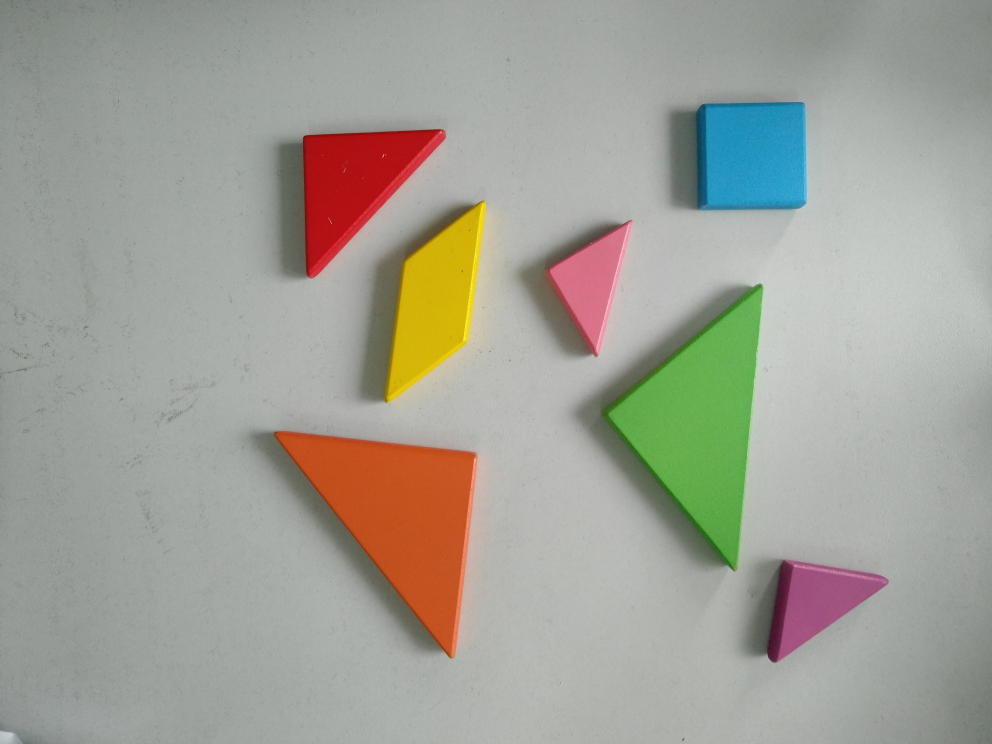
#> input picture image/shoot/no_highlight/(3).jpg, 3968 x 2976 px (shown at 1/4 size)
$ python test21.py   (older library calls are emulated)
#> lines starting #> are read from the running program, lines starting #| are printed output that depends on the picture; after the words box and inside, x2 and y2 are one past the last pixel; in counts of white or black regions, pixels touching at a corner belong together
import numpy as np
import imutils
import cv2
from PIL import Image
import collections
import colorsys
import glob
import os
import time
#rgb转hsv
def rgb_hsv(x,y,image):
    h,w=image.size
    color = image.getpixel((x, y))
    new_color = colorsys.rgb_to_hsv(color[0] / 255.0, color[1] / 255.0, color[2] / 255.0)
    #print(new_color)
    hsv = [int(new_color[0] * 360 / 2), int(new_color[1] * 255), int(new_color[2] * 255)]
    return  hsv
#处理高光
# [91 lines left out: functions Range, scanFill, not called in this run]
#筛查颜色
def Color(x,y,image):
    new_colors=rgb_hsv(x,y,image)
    print(new_colors)
    dict=getColorList()
    for i in dict:
        if dict[i][0][0] <= new_colors[0] <= dict[i][1][0] and dict[i][0][1] <= \
                new_colors[1] <= dict[i][1][1] and dict[i][0][2] <= new_colors[2] <= \
                dict[i][1][2]:
            #print("hkig"+str(i))
            return i
def SecondFill(x,y,image):
    if Color(x,y,image)=='white':
        print("white")
#hsv颜色字典
def getColorList():
    dict = collections.defaultdict(list)

    #黑色

    lower_black = np.array([0, 0, 0])
    upper_black = np.array([180, 255, 46])
    color_list = []
    color_list.append(lower_black)
    color_list.append(upper_black)
    dict['black'] = color_list

    # #灰色

    lower_gray = np.array([0, 0, 46])
    upper_gray = np.array([180, 43, 220])
    color_list = []
    color_list.append(lower_gray)
    color_list.append(upper_gray)
    dict['gray']=color_list

     #白色
    lower_white = np.array([0, 0, 221])
    upper_white = np.array([180, 30, 255])
    color_list = []
    color_list.append(lower_white)
    color_list.append(upper_white)
    dict['white'] = color_list

    #红色

    lower_red = np.array([166, 86, 80])
    upper_red = np.array([180, 255, 255])
    color_list = []
    color_list.append(lower_red)
    color_list.append(upper_red)
    dict['red']=color_list

    # 红色2
    lower_red = np.array([0, 140, 130])
    upper_red = np.array([5, 255, 255])
    color_list = []
    color_list.append(lower_red)
    color_list.append(upper_red)
    dict['red2'] = color_list

    #橙色
    lower_orange = np.array([6, 43, 46])
    upper_orange = np.array([24, 255, 255])
    color_list = []
    color_list.append(lower_orange)
    color_list.append(upper_orange)
    dict['orange'] = color_list

    #黄色
    lower_yellow = np.array([25, 43, 46])
    upper_yellow = np.array([34, 255, 255])
    color_list = []
    color_list.append(lower_yellow)
    color_list.append(upper_yellow)
    dict['yellow'] = color_list

    #绿色

    lower_green = np.array([35, 43, 46])
    upper_green = np.array([77, 255, 255])
    color_list = []
    color_list.append(lower_green)
    color_list.append(upper_green)
    dict['green'] = color_list

    #青色

    lower_cyan = np.array([78, 43, 46])
    upper_cyan = np.array([99, 255, 255])
    color_list = []
    color_list.append(lower_cyan)
    color_list.append(upper_cyan)
    dict['cyan'] = color_list

    #蓝色

    lower_blue = np.array([100, 43, 46])
    upper_blue = np.array([124, 255, 255])
    color_list = []
    color_list.append(lower_blue)
    color_list.append(upper_blue)
    dict['blue'] = color_list

    # 紫色

    lower_purple = np.array([125, 43, 46])
    upper_purple = np.array([165, 255, 255])
    color_list = []
    color_list.append(lower_purple)
    color_list.append(upper_purple)
    dict['purple'] = color_list

    return dict
#亮度、对比度调整
def contrast_brightness_image(src1, a, g):
    h, w, ch = src1.shape  # 获取shape的数值，height和width、通道
    # 新建全零图片数组src2,将height和width，类型设置为原图片的通道类型(色素全为零，输出为全黑图片)
    src2 = np.zeros([h, w, ch], src1.dtype)
    dst = cv2.addWeighted(src1, a, src2, 1 - a, g)  # addWeighted函数说明如下
    #cv2.imshow("con-bri-demo", dst)
    #cv2.waitKey(0)
    return  dst

def ostu(img):
    area=0
    image=cv2.cvtColor(img, cv2.COLOR_BGR2GRAY) # 转灰度
    blur = cv2.GaussianBlur(image,(5,5),0) # 阈值一定要设为 0 ！高斯模糊
    ret3,th3 = cv2.threshold(blur,60,255,cv2.THRESH_BINARY+cv2.THRESH_OTSU) # 二值化 0 = black ; 1 = white
    # [5 lines of commented-out code are left out]
    height, width = th3.shape
    for i in range(height):
        for j in range(width):
            if th3[i, j]==255:
                area+=1
                if area==5:
                    return i,j
#形状分析
class Analysis:
    def __init__(self):
        self.shapes = {'triangle': 0, 'square': 0, 'polygons': 0, 'circles': 0,'parallelogram':0}
    # [10 lines left out: function draw_text_info, not called in this run]
    # load the image, convert it to grayscale, blur it slightly,
    # and threshold it
    def analy(self, image):
        """
        gray = cv2.cvtColor(image, cv2.COLOR_BGR2GRAY)
        blurred = cv2.GaussianBlur(gray, (5, 5), 0)
        #cv2.imshow("blurred",blurred)
        #cv2.waitKey(0)
        thresh = cv2.threshold(blurred, 60,255, cv2.THRESH_BINARY)[1]

        kernel = cv2.getStructuringElement(cv2.MORPH_RECT, (5, 5))
        closed = cv2.morphologyEx(thresh, cv2.MORPH_CLOSE, kernel)
        thresh = cv2.erode(closed, None, iterations=2)
        thresh = cv2.dilate(closed, None, iterations=1)
"""
        #thresh=cv2.adaptiveThreshold(blurred, 255, cv2.ADAPTIVE_THRESH_MEAN_C, cv2.THRESH_BINARY, 11, 1)
        hsv = cv2.cvtColor(image, cv2.COLOR_BGR2HSV)
        dict = getColorList()
        num = 0
        for d in dict:
            if d != 'gray' and d != 'white' and d != 'black':
                num += 1
                if num == 1:
                    thresh = cv2.inRange(hsv, dict[d][0], dict[d][1])
                mask = cv2.inRange(hsv, dict[d][0], dict[d][1])
                # cv2.imshow("mask",mask)
                # cv2.waitKey(0)
                thresh = cv2.addWeighted(thresh, 1, mask, 1, 0)
        #gray = cv2.cvtColor(image, cv2.COLOR_BGR2GRAY)
        blurred = cv2.GaussianBlur(thresh, (5, 5), 0)
        # cv2.imshow("blurred",blurred)
        # cv2.waitKey(0)
        thresh = cv2.threshold(blurred, 60, 255, cv2.THRESH_BINARY)[1]
        kernel = cv2.getStructuringElement(cv2.MORPH_RECT, (5, 5))
        closed = cv2.morphologyEx(thresh, cv2.MORPH_CLOSE, kernel)
        closed = cv2.erode(closed, None, iterations=4)
        thresh = cv2.dilate(closed, None, iterations=4)
        #cv2.imshow("OpenCV",thresh)
        #cv2.waitKey(0)

        # find contours in the thresholded image
        cnts = cv2.findContours(thresh.copy(), cv2.RETR_EXTERNAL,
                                cv2.CHAIN_APPROX_SIMPLE)
        cnts = cnts[0] if imutils.is_cv2() else cnts[1]
        print(len(cnts))
        # loop over the contours

        for c in cnts:
            #print(c)
            # 轮廓逼近
            epsilon = 0.05 * cv2.arcLength(c, True)
            approx = cv2.approxPolyDP(c, epsilon, True)
            # 分析几何形状
            corners = len(approx)
            print("KKK" + str(corners))
            shape_type = ""
            if corners == 3:
                count = self.shapes['triangle']
                count = count + 1
                self.shapes['triangle'] = count
                shape_type = "triangle"
            if corners == 4:
                # 用红色表示有旋转角度的矩形框架
                rect = cv2.minAreaRect(approx)
                w=rect[1][0]
                h=rect[1][1]
                ar=w/float(h)
                print(ar)
                box = cv2.boxPoints(rect)
                box = np.int0(box)
                cv2.drawContours(image, [box], 0, (0, 0, 255), 2)
                if ar>=0.70 and ar<=2.00:
                    count = self.shapes['square']
                    count = count + 1
                    self.shapes['square'] = count
                    shape_type = "square"
                else:
                    count=self.shapes['parallelogram']
                    count=count+1
                    self.shapes['parallelogram']=count
                    shape_type="parallelogram"
            if corners >= 10:
                count = self.shapes['circles']
                count = count + 1
                self.shapes['circles'] = count
                shape_type = "circles"
            if 4 < corners < 10:
                count = self.shapes['polygons']
                count = count + 1
                self.shapes['polygons'] = count
                shape_type = "polygons"
            M = cv2.moments(c)
            #print(M)
            cX = int(M["m10"] / M["m00"])
            cY = int(M["m01"] / M["m00"])
            im = Image.fromarray(cv2.cvtColor(image, cv2.COLOR_BGR2RGB))
            color=Color(cX,cY,im)
            #print(color)
            # draw the contour and center of the shape on the image
            cv2.drawContours(image, [c], -1, (0, 255, 0), 1)
            cv2.putText(image, str(color)+" "+shape_type, (cX - 20, cY - 20),
                        cv2.FONT_HERSHEY_SIMPLEX, 0.5, (255, 255, 255), 2)
            # [4 lines of commented-out code are left out]

def main():
    start=time.clock()
    image = cv2.imread("image/shoot/no_highlight/(3).jpg")
#> image is the input picture: shape (2976, 3968, 3); mean B, G, R 151, 160.9, 161.4
    size=image.shape
    img = cv2.resize(image, (int(size[1]*0.3),int(size[0]*0.3)), interpolation=cv2.INTER_AREA)
    h, w = img.shape[:2]  # 获取图像的高和宽
    #cv2.imshow("Origin", img)  # 显示原始图像
    #cv2.waitKey(0)
    #存在高光时，适量降低图片亮度
    img = contrast_brightness_image(img, 1.2,-4)
    blured = cv2.blur(img, (5, 5))  # 进行滤波去掉噪声
    blured_copy=blured.copy()
    mask = np.zeros((h + 2, w + 2), np.uint8)  # 掩码长和宽都比输入图像多两个像素点，满水填充不会超出掩码的非零边缘
    # 进行泛洪填1
    u, v = ostu(blured)
#> in ostu, `ret3,th3 = cv2.threshold(blur,60,255,cv2.THRESH_BINARY+cv2.THRESH_OTSU)`:
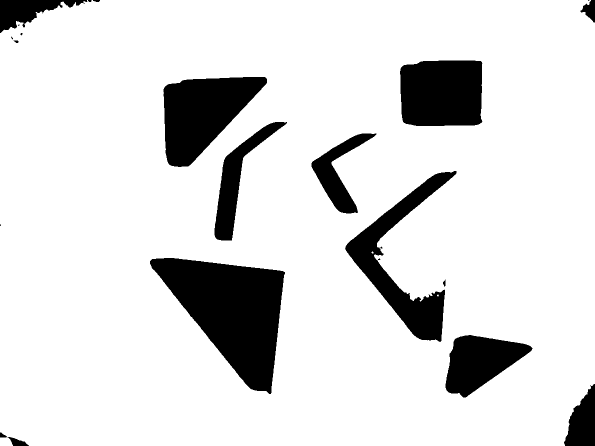
#> th3: shape (892, 1190) (shown at 1/2 size); 86.6% white; 23 black regions (7 under 20 px), largest, box (x1, y1, x2, y2) and area: (300, 516, 570, 788) 39874, (327, 154, 534, 334) 22630, (800, 121, 965, 252) 20536
#> in ostu, `ret3,th3 = cv2.threshold(blur,60,255,cv2.THRESH_BINARY+cv2.THRESH_OTSU)`: ret3 = 160
#> u = 0; v = 185
    #cv2.floodFill(blured, mask, (v, u), (0, 0, 0), (100, 100, 100), (20, 20, 20), cv2.FLOODFILL_FIXED_RANGE)
    #cv2.floodFill(blured, mask, (w - 1, h - 1), (0, 0, 0), (50, 35, 50), (185, 190, 190), cv2.FLOODFILL_FIXED_RANGE)
    cv2.floodFill(blured, mask, (w - 1, h - 1), (0, 0, 0), (50,35,50), (185, 190, 190), cv2.FLOODFILL_FIXED_RANGE)
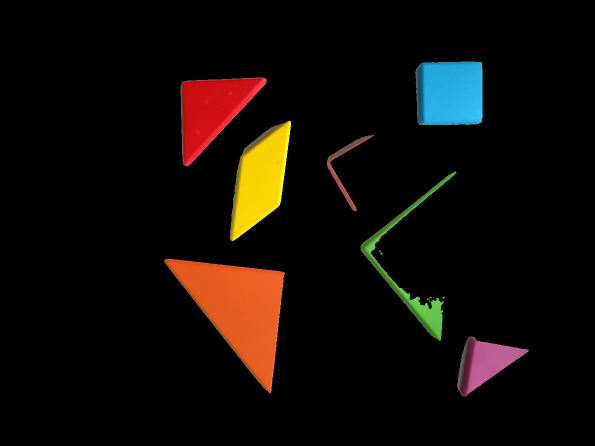
#> blured: shape (892, 1190, 3) (shown at 1/2 size); mean B, G, R 6.7, 11, 16.7
    #cv2.imshow("floodfill1", blured)
    #cv2.waitKey(0)
    ld = Analysis()
    ld.analy(blured)
#> after the loop in analy, `for d in dict:`: num = 8
#> in analy, `thresh = cv2.dilate(closed, None, iterations=4)`:
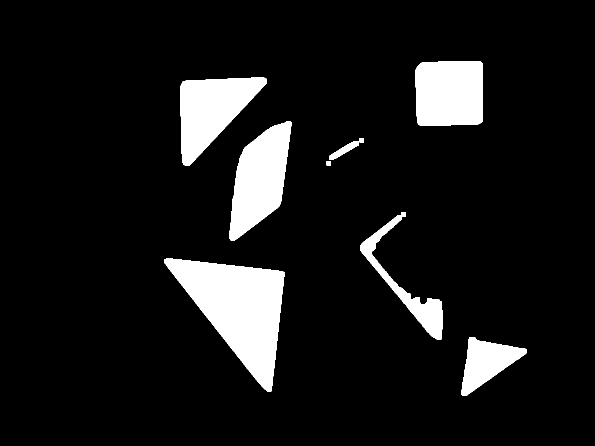
#> thresh: shape (892, 1190) (shown at 1/2 size); 9.4% white; 9 white regions
#> in analy, `cnts = cv2.findContours(thresh.copy(), cv2.RETR_EXTERNAL, cv2.CHAIN_AP..`: cnts = 9 contours; largest, box (x1, y1, x2, y2) and area: (329, 517, 569, 783) 31769, (459, 243, 583, 481) 17590, (360, 155, 533, 331) 16742, (830, 122, 966, 251) 16654, (922, 674, 1053, 792) 7588
#| 9
#> the loop in analy, `for c in cnts:` made 9 passes
#> (epsilon, approx, corners, shape_type, rect, ar, box, count) on passes 4, 6: (1.6, [[653, 322], [653, 330], [661, 330], [661, 322]], 4, 'square', ((657, 326), (8, 8), -90), 1, [[661, 330], [653, 330], [653, 322], [661, 322]], 1), (1.6, [[719, 276], [719, 284], [727, 284], [727, 276]], 4, 'square', ((723, 280), (8, 8), -90), 1, [[727, 284], [719, 284], [719, 276], [727, 276]], 2)
#> (printed output is left out)
#> after the loop in analy, `for c in cnts:`:
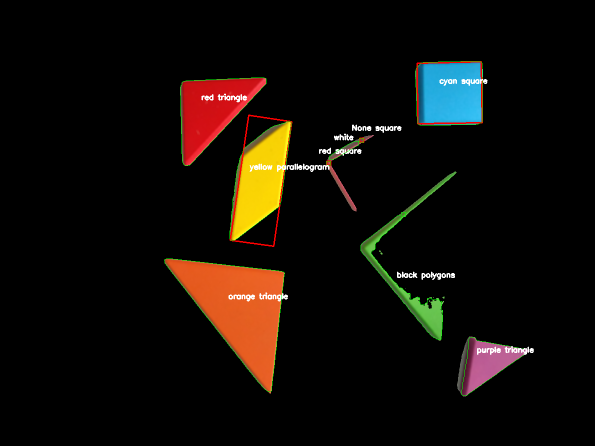
#> image: shape (892, 1190, 3) (shown at 1/2 size); 1.22% of pixels changed, all inside (x1, y1, x2, y2) = (329, 122, 1068, 792)
#> after the loop in analy, `for c in cnts:`: self.shapes = {'triangle': 3, 'square': 3, 'polygons': 1, 'circles': 0, 'parallelogram': 1}
    if ld.shapes['triangle']==5 and ld.shapes['parallelogram']==1 and ld.shapes['square']==1:
        print('yes')
    else:
        ld.shapes['triangle'] =0
        ld.shapes['parallelogram'] =0
        ld.shapes['square'] =0
        ld.analy(blured_copy)
#> after the loop in analy (call 2), `for d in dict:`: num = 8
#> in analy (call 2), `thresh = cv2.threshold(blurred, 60, 255, cv2.THRESH_BINARY)[1]`:
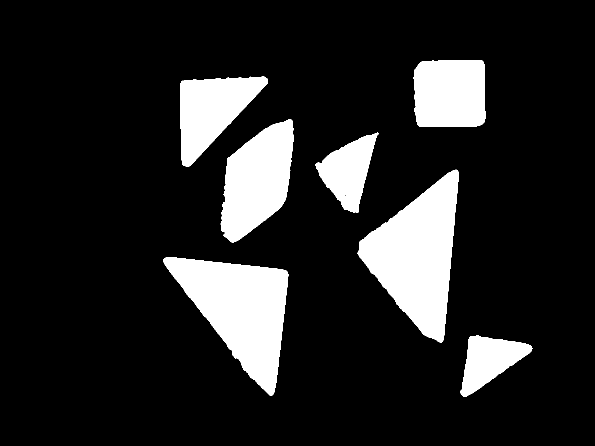
#> thresh: shape (892, 1190) (shown at 1/2 size); 14.4% white; 7 white regions, largest, box (x1, y1, x2, y2) and area: (715, 339, 918, 685) 37814, (326, 514, 577, 791) 35789, (441, 238, 588, 485) 23492
#> in analy (call 2), `kernel = cv2.getStructuringElement(cv2.MORPH_RECT, (5, 5))`: kernel = [[1, 1, 1, 1, 1], [1, 1, 1, 1, 1], [1, 1, 1, 1, 1], [1, 1, 1, 1, 1], [1, 1, 1, 1, 1]]
#> in analy (call 2), `closed = cv2.erode(closed, None, iterations=4)`:
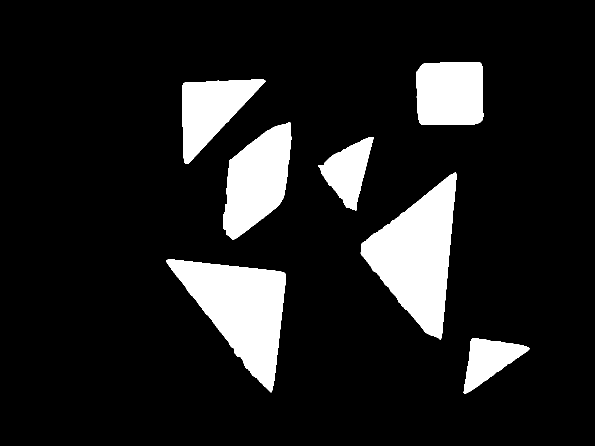
#> closed: shape (892, 1190) (shown at 1/2 size); 12.4% white; 7 white regions, largest, box (x1, y1, x2, y2) and area: (721, 345, 913, 679) 33503, (332, 519, 572, 785) 31643, (446, 244, 583, 480) 20408
#> in analy (call 2), `cnts = cv2.findContours(thresh.copy(), cv2.RETR_EXTERNAL, cv2.CHAIN_AP..`: cnts = 7 contours; box (x1, y1, x2, y2) and area: (717, 341, 917, 683) 37384, (328, 515, 576, 789) 35358, (442, 240, 587, 484) 23174, (828, 120, 971, 254) 18089, (360, 155, 535, 332) 17230, (632, 270, 752, 425) 10146, (922, 672, 1064, 792) 9164
#| 7
#> the loop in analy (call 2), `for c in cnts:` made 7 passes
#> (epsilon, approx, corners, shape_type, rect, ar, box, count) on passes 4 to 5: (23.08, [[751, 270], [632, 327], [690, 419], [716, 424]], 4, 'square', ((718.2, 354.3), (131.9, 123.8), -25.59), 1.07, [[685, 438], [632, 327], [751, 270], [804, 381]], 1), (33, [[583, 240], [455, 316], [461, 483], [569, 402]], 4, 'parallelogram', ((511.9, 360.6), (252.6, 121), -85.06), 2.09, [[561, 491], [440, 481], [462, 229], [583, 240]], 1)
#> (printed output is left out)
#> after the loop in analy (call 2), `for c in cnts:`:
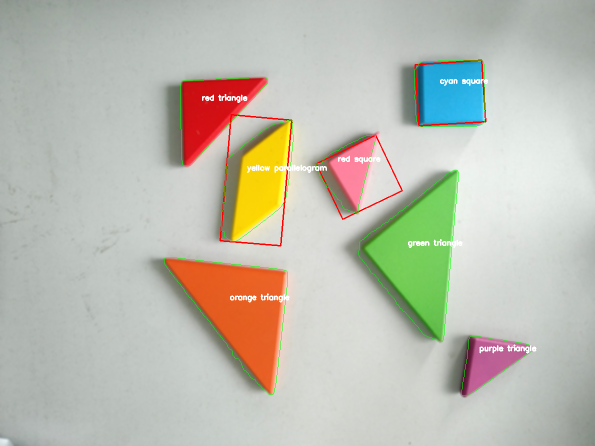
#> image: shape (892, 1190, 3) (shown at 1/2 size); mean B, G, R 176.6, 189.2, 189.7
#> after the loop in analy (call 2), `for c in cnts:`: self.shapes = {'triangle': 4, 'square': 2, 'polygons': 1, 'circles': 0, 'parallelogram': 1}
    end=time.clock()
    print("final is in ",end-start)

if __name__ == '__main__':
    main()
